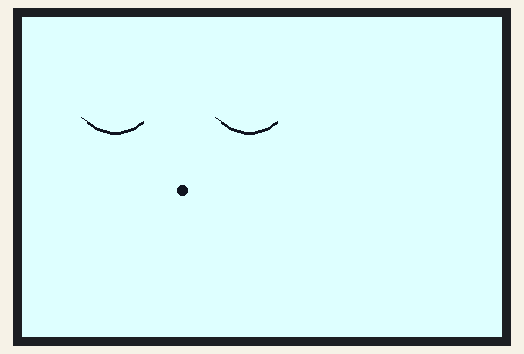
Simulated run of this sketch. Board: Arduino Uno, built with avr-gcc and run on an emulated ATmega328P. Parts: 480×320 colour display. What the sketch prints to the serial monitor is not drawn.

Above: at 1.88 s.
At 17.2 s:
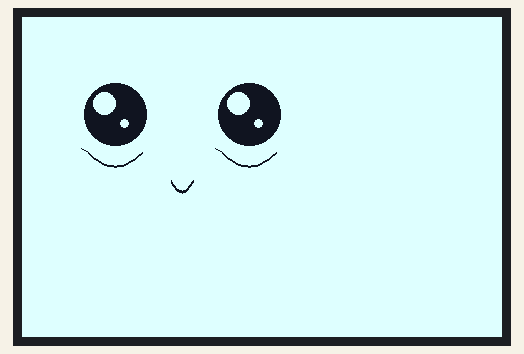
At 23.3 s:
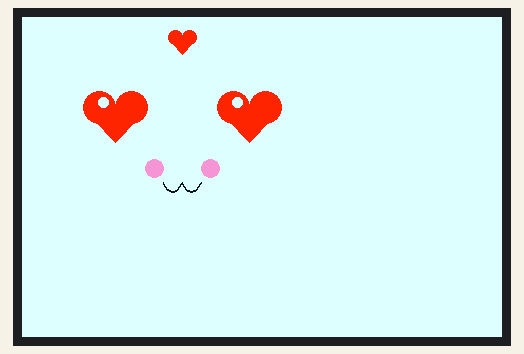
At 30.7 s:
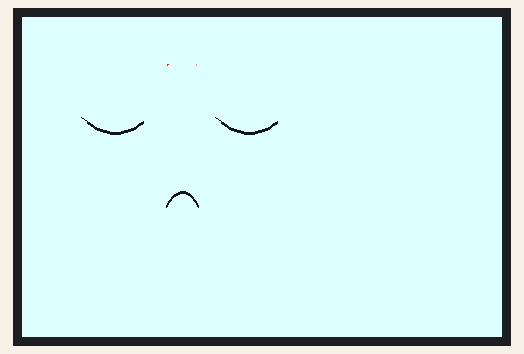
At 34.3 s:
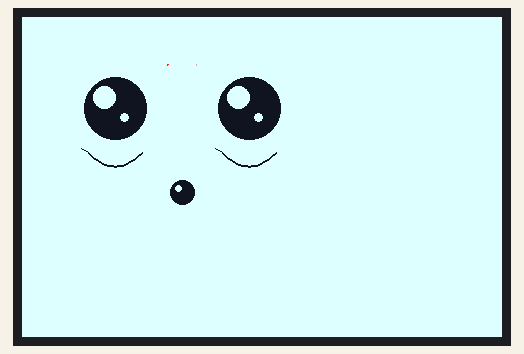
At 38.7 s:
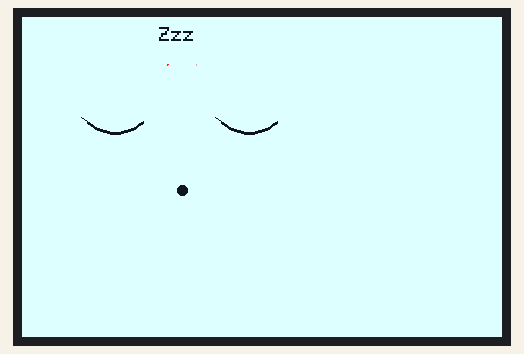

Measured:
- what the display in image 0 shows lasts 0.5 s, from 1.6 s to 2.1 s
- what the display in image 1 shows lasts 1.0 s, from 17.2 s to 18.2 s
- what the display in image 2 shows lasts 1.2 s, from 23.2 s to 24.4 s
- what the display in image 3 shows lasts 0.8 s, from 30.7 s to 31.5 s
- what the display in image 4 shows lasts 0.9 s, from 34.3 s to 35.2 s
- what the display in image 5 shows lasts 0.7 s, from 38.7 s to 39.4 s

The sketch:

Cute_Robot_Face.ino
```cpp
/*
  CUTE TFT ROBOT FACE - VERSION 2
  Arduino Uno + 2.4-inch MCUFRIEND TFT Shield

  20 automatic cute face animations
  Resolution: 320 x 240 (Landscape)

  Libraries:
  MCUFRIEND_kbv
  Adafruit GFX Library

  No SD card or extra components needed.
*/

#include <Adafruit_GFX.h>
#include <MCUFRIEND_kbv.h>

MCUFRIEND_kbv tft;

// Colours
const uint16_t BG     = 0xDFFF;
const uint16_t INK    = 0x10A4;
const uint16_t PINK   = 0xF4BA;
const uint16_t RED    = 0xF920;
const uint16_t BLUE   = 0x049F;
const uint16_t YELLOW = 0xFFE0;

// Face positions
const int16_t LX = 93;
const int16_t RX = 227;
const int16_t EY = 97;
const int16_t CX = 160;

enum EyeType {
  E_OPEN,
  E_HALF,
  E_CLOSED,
  E_HEART,
  E_STAR,
  E_ANGRY,
  E_SAD,
  E_HIDDEN
};

enum MouthType {
  M_SMILE,
  M_GRIN,
  M_O,
  M_FROWN,
  M_FLAT,
  M_TONGUE,
  M_SLEEP,
  M_CAT
};

enum ExtraType {
  X_NONE,
  X_HEART,
  X_HEARTS,
  X_TEAR,
  X_CRY,
  X_ANGER,
  X_ZZZ,
  X_SPARKLE
};

// Function prototypes
void curve(int16_t, int16_t, int16_t,
           int16_t, int16_t, int16_t, uint8_t);

void heart(int16_t, int16_t, int8_t, uint16_t);
void star(int16_t, int16_t, int16_t, uint16_t);
void eyelash(int16_t);
void eye(int16_t, EyeType, int8_t, int8_t, bool);
void mouth(MouthType);
void tear(int16_t, int16_t);

void face(EyeType, EyeType, MouthType,
          int8_t, int8_t, bool, ExtraType, uint8_t);

void show(EyeType, EyeType, MouthType,
          uint16_t, int8_t, int8_t,
          bool, ExtraType, uint8_t);

void playScene(uint8_t);

// Draw smooth curves
void curve(int16_t x0, int16_t y0,
           int16_t x1, int16_t y1,
           int16_t x2, int16_t y2,
           uint8_t thick = 2) {

  int16_t px = x0;
  int16_t py = y0;

  for (int8_t i = 1; i <= 16; i++) {

    int32_t a = 16 - i;
    int32_t b = i;

    int16_t x =
      (a*a*x0 + 2*a*b*x1 + b*b*x2) / 256;

    int16_t y =
      (a*a*y0 + 2*a*b*y1 + b*b*y2) / 256;

    for (uint8_t j = 0; j < thick; j++) {
      tft.drawLine(px, py+j, x, y+j, INK);
    }

    px = x;
    py = y;
  }
}

// Draw hearts
void heart(int16_t x, int16_t y,
           int8_t r, uint16_t color) {

  tft.fillCircle(x-r, y, r, color);
  tft.fillCircle(x+r, y, r, color);

  tft.fillTriangle(
    x-2*r, y,
    x+2*r, y,
    x, y+2*r+3,
    color
  );
}

// Draw stars
void star(int16_t x, int16_t y,
          int16_t r, uint16_t color) {

  int16_t vx[10], vy[10];

  vx[0]=0;     vy[0]=-r;
  vx[1]=r/4;   vy[1]=-r/4;
  vx[2]=r;     vy[2]=-r/4;
  vx[3]=r/3;   vy[3]=r/5;
  vx[4]=r/2;   vy[4]=r;
  vx[5]=0;     vy[5]=r/2;
  vx[6]=-r/2;  vy[6]=r;
  vx[7]=-r/3;  vy[7]=r/5;
  vx[8]=-r;    vy[8]=-r/4;
  vx[9]=-r/4;  vy[9]=-r/4;

  for (uint8_t i = 0; i < 10; i++) {

    uint8_t j = (i + 1) % 10;

    tft.fillTriangle(
      x, y,
      x+vx[i], y+vy[i],
      x+vx[j], y+vy[j],
      color
    );
  }
}

// Cute eyelashes
void eyelash(int16_t x) {

  curve(
    x-27, EY+38,
    x, EY+66,
    x+27, EY+38,
    2
  );

  tft.drawLine(
    x-27, EY+38,
    x-34, EY+34,
    INK
  );
}

// Draw different eye expressions
void eye(int16_t x, EyeType kind,
         int8_t dx, int8_t dy,
         bool isLeft) {

  int16_t ex = x + dx;
  int16_t ey = EY + dy;

  switch (kind) {

    case E_OPEN:
      tft.fillCircle(ex, ey, 31, INK);
      tft.fillCircle(ex-11, ey-11, 11, BG);
      tft.fillCircle(ex+9, ey+9, 4, BG);
      eyelash(x);
      break;

    case E_HALF:
      tft.fillRoundRect(
        x-30, EY+1, 60, 16, 8, INK
      );

      tft.fillCircle(x-10, EY+5, 5, BG);
      eyelash(x);
      break;

    case E_CLOSED:
      curve(
        x-28, EY+7,
        x, EY+30,
        x+28, EY+7,
        3
      );

      tft.drawLine(
        x-28, EY+7,
        x-34, EY+3,
        INK
      );
      break;

    case E_HEART:
      heart(x, EY-7, 16, RED);
      tft.fillCircle(x-12, EY-12, 5, BG);
      break;

    case E_STAR:
      star(x, EY, 32, YELLOW);
      tft.fillCircle(x-7, EY-8, 4, BG);
      break;

    case E_ANGRY:
      tft.fillCircle(x, EY+8, 25, INK);
      tft.fillCircle(x-8, EY+1, 8, BG);

      if (isLeft) {
        tft.drawLine(x-29, EY-29,
                     x+26, EY-14, INK);
        tft.drawLine(x-29, EY-30,
                     x+26, EY-15, INK);
        tft.drawLine(x-29, EY-31,
                     x+26, EY-16, INK);
      } else {
        tft.drawLine(x-26, EY-14,
                     x+29, EY-29, INK);
        tft.drawLine(x-26, EY-15,
                     x+29, EY-30, INK);
        tft.drawLine(x-26, EY-16,
                     x+29, EY-31, INK);
      }
      break;

    case E_SAD:
      tft.fillCircle(x, EY+9, 24, INK);
      tft.fillCircle(x-9, EY+1, 8, BG);

      if (isLeft) {
        tft.drawLine(x-28, EY-25,
                     x+24, EY-35, INK);
        tft.drawLine(x-28, EY-26,
                     x+24, EY-36, INK);
      } else {
        tft.drawLine(x-24, EY-35,
                     x+28, EY-25, INK);
        tft.drawLine(x-24, EY-36,
                     x+28, EY-26, INK);
      }
      break;

    case E_HIDDEN:
      // Eye disappears
      break;
  }
}

// Different mouth expressions
void mouth(MouthType kind) {

  switch (kind) {

    case M_SMILE:
      curve(CX-11, 163,
            CX, 185,
            CX+11, 163, 3);
      break;

    case M_GRIN:
      curve(CX-19, 160,
            CX, 199,
            CX+19, 160, 3);
      break;

    case M_O:
      tft.fillCircle(CX, 175, 12, INK);
      tft.fillCircle(CX-4, 171, 3, BG);
      break;

    case M_FROWN:
      curve(CX-16, 188,
            CX, 161,
            CX+16, 188, 3);
      break;

    case M_FLAT:
      tft.drawFastHLine(
        CX-15, 176, 30, INK
      );
      tft.drawFastHLine(
        CX-15, 177, 30, INK
      );
      break;

    case M_TONGUE:
      tft.fillRoundRect(
        CX-15, 161, 30, 30, 11, INK
      );
      tft.fillCircle(CX, 181, 9, PINK);
      break;

    case M_SLEEP:
      tft.fillCircle(CX, 173, 5, INK);
      break;

    case M_CAT:
      curve(CX-19, 165,
            CX-9, 184,
            CX, 165, 2);

      curve(CX, 165,
            CX+9, 184,
            CX+19, 165, 2);
      break;
  }
}

// Draw falling tears
void tear(int16_t x, int16_t y) {

  tft.fillTriangle(
    x, y-10,
    x-6, y+2,
    x+6, y+2,
    BLUE
  );

  tft.fillCircle(x, y+2, 6, BLUE);
  tft.fillCircle(x-2, y+1, 2, BG);
}

// Draw complete robot face
void face(EyeType left,
          EyeType right,
          MouthType m,
          int8_t dx = 0,
          int8_t dy = 0,
          bool blush = false,
          ExtraType extra = X_NONE,
          uint8_t phase = 0) {

  // Clear face regions
  tft.fillRect(111, 1, 98, 46, BG);
  tft.fillRect(126, 146, 68, 66, BG);
  tft.fillRect(41, 45, 104, 145, BG);
  tft.fillRect(175, 45, 104, 145, BG);

  eye(LX, left, dx, dy, true);
  eye(RX, right, dx, dy, false);

  // Blushing cheeks
  if (blush) {
    tft.fillCircle(132, 151, 9, PINK);
    tft.fillCircle(188, 151, 9, PINK);
  }

  mouth(m);

  // Extra animations
  switch (extra) {

    case X_HEART:
      heart(160, 20, 7, RED);
      break;

    case X_HEARTS:
      heart(145, 33-phase*3, 6, RED);
      heart(178, 39-phase*2, 5, PINK);
      break;

    case X_TEAR:
      tear(LX+28, EY+53+phase*3);
      break;

    case X_CRY:
      tear(LX+28, EY+53+phase*3);
      tear(RX-28, EY+53+phase*3);
      break;

    case X_ANGER:
      tft.drawLine(149, 16, 158, 26, RED);
      tft.drawLine(158, 26, 171, 16, RED);
      tft.drawLine(147, 29, 160, 25, RED);
      tft.drawLine(160, 25, 174, 29, RED);
      break;

    case X_ZZZ:
      tft.setTextSize(2);
      tft.setTextColor(INK);
      tft.setCursor(137+(phase%2)*2, 10);
      tft.print(F("Zzz"));
      break;

    case X_SPARKLE:
      star(143, 22, 10, YELLOW);
      star(180, 29, 7, YELLOW);
      break;

    case X_NONE:
      break;
  }
}

// Show expression for a duration
void show(EyeType l,
          EyeType r,
          MouthType m,
          uint16_t ms,
          int8_t dx = 0,
          int8_t dy = 0,
          bool blush = false,
          ExtraType ex = X_NONE,
          uint8_t phase = 0) {

  face(l, r, m, dx, dy, blush, ex, phase);
  delay(ms);
}

// 20 Animation Scenes
void playScene(uint8_t scene) {

  int8_t i;

  switch (scene) {

    // 01. Wake up
    case 0:
      show(E_CLOSED, E_CLOSED, M_SLEEP, 400);
      show(E_HALF, E_HALF, M_SMILE, 250);
      show(E_OPEN, E_OPEN, M_SMILE, 850);
      break;

    // 02. Double blinking
    case 1:
      for (uint8_t b = 0; b < 2; b++) {
        show(E_HALF, E_HALF, M_SMILE, 90);
        show(E_CLOSED, E_CLOSED, M_SMILE, 140);
        show(E_OPEN, E_OPEN, M_SMILE, 200);
      }
      break;

    // 03. Left wink
    case 2:
      show(E_OPEN, E_OPEN, M_CAT, 220);
      show(E_CLOSED, E_OPEN, M_CAT,
           630, 0, 0, true);
      show(E_OPEN, E_OPEN, M_SMILE, 350);
      break;

    // 04. Right wink
    case 3:
      show(E_OPEN, E_OPEN, M_CAT, 220);
      show(E_OPEN, E_CLOSED, M_CAT,
           630, 0, 0, true);
      show(E_OPEN, E_OPEN, M_SMILE, 350);
      break;

    // 05. Look left
    case 4:
      for (i = 0; i >= -12; i -= 3) {
        show(E_OPEN, E_OPEN, M_SMILE,
             110, i, 0);
      }

      delay(400);

      for (i = -9; i <= 0; i += 3) {
        show(E_OPEN, E_OPEN, M_SMILE,
             90, i, 0);
      }
      break;

    // 06. Look right
    case 5:
      for (i = 0; i <= 12; i += 3) {
        show(E_OPEN, E_OPEN, M_SMILE,
             110, i, 0);
      }

      delay(400);

      for (i = 9; i >= 0; i -= 3) {
        show(E_OPEN, E_OPEN, M_SMILE,
             90, i, 0);
      }
      break;

    // 07. Look up
    case 6:
      for (i = 0; i >= -10; i -= 2) {
        show(E_OPEN, E_OPEN, M_O,
             110, 0, i);
      }

      delay(450);
      show(E_OPEN, E_OPEN, M_SMILE, 350);
      break;

    // 08. Look down
    case 7:
      for (i = 0; i <= 10; i += 2) {
        show(E_OPEN, E_OPEN, M_SMILE,
             110, 0, i);
      }

      delay(450);
      show(E_OPEN, E_OPEN, M_SMILE, 350);
      break;

    // 09. Shy blush
    case 8:
      show(E_OPEN, E_OPEN, M_SMILE, 250);
      show(E_OPEN, E_OPEN, M_CAT,
           350, 0, 0, true);
      show(E_HALF, E_HALF, M_CAT,
           380, 0, 0, true);
      show(E_OPEN, E_OPEN, M_CAT,
           650, 0, 0, true);
      break;

    // 10. Happy laughing
    case 9:
      show(E_OPEN, E_OPEN, M_SMILE,
           260, 0, 0, true);

      show(E_OPEN, E_OPEN, M_GRIN,
           410, 0, 0, true);

      show(E_CLOSED, E_CLOSED, M_TONGUE,
           480, 0, 0, true);

      show(E_OPEN, E_OPEN, M_GRIN,
           650, 0, 0, true);
      break;

    // 11. Heart eyes
    case 10:
      show(E_OPEN, E_OPEN, M_O, 220);

      show(E_HEART, E_HEART, M_GRIN,
           350, 0, 0, true, X_HEART);

      show(E_HEART, E_HEART, M_CAT,
           800, 0, 0, true, X_HEART);
      break;

    // 12. Floating hearts
    case 11:
      for (uint8_t p = 0; p <= 6; p++) {
        show(E_OPEN, E_OPEN, M_CAT,
             210, 0, 0, true, X_HEARTS, p);
      }
      break;

    // 13. Sad face with tear
    case 12:
      show(E_OPEN, E_OPEN, M_FLAT, 200);

      for (uint8_t p = 0; p <= 4; p++) {
        show(E_SAD, E_SAD, M_FROWN,
             230, 0, 0, false, X_TEAR, p);
      }
      break;

    // 14. Crying animation
    case 13:
      for (uint8_t p = 0; p <= 5; p++) {
        show(E_SAD, E_SAD, M_FROWN,
             230, 0, 0, false, X_CRY, p);
      }

      show(E_CLOSED, E_CLOSED,
           M_FROWN, 440);
      break;

    // 15. Angry expression
    case 14:
      show(E_OPEN, E_OPEN, M_FLAT, 230);

      show(E_ANGRY, E_ANGRY, M_FROWN,
           740, 0, 0, false, X_ANGER);

      show(E_ANGRY, E_ANGRY, M_FLAT,
           450, 0, 0, false, X_ANGER);
      break;

    // 16. Surprised face
    case 15:
      show(E_OPEN, E_OPEN, M_O,
           450, 0, -6);

      show(E_OPEN, E_OPEN, M_O,
           320, 0, 4);

      show(E_OPEN, E_OPEN, M_O,
           550, 0, -6);
      break;

    // 17. Feeling sleepy
    case 16:
      show(E_OPEN, E_OPEN, M_SLEEP, 180);
      show(E_HALF, E_HALF, M_SLEEP, 350);
      show(E_CLOSED, E_CLOSED, M_SLEEP, 390);
      show(E_HALF, E_HALF, M_SLEEP, 350);
      break;

    // 18. Sleeping with Zzz
    case 17:
      for (uint8_t p = 0; p < 5; p++) {
        show(E_CLOSED, E_CLOSED, M_SLEEP,
             380, 0, 0, false, X_ZZZ, p);
      }
      break;

    // 19. Sparkling star eyes
    case 18:
      show(E_HALF, E_HALF, M_SMILE, 220);

      show(E_STAR, E_STAR, M_O,
           400, 0, 0, true, X_SPARKLE);

      show(E_STAR, E_STAR, M_GRIN,
           700, 0, 0, true, X_SPARKLE);
      break;

    // 20. Disappearing eyes
    case 19:
      show(E_OPEN, E_OPEN, M_SMILE, 350);

      show(E_OPEN, E_HIDDEN,
           M_SMILE, 480);

      show(E_HIDDEN, E_OPEN,
           M_CAT, 480);

      show(E_HIDDEN, E_HIDDEN,
           M_O, 340);

      show(E_HALF, E_HALF,
           M_SMILE, 200);

      show(E_OPEN, E_OPEN, M_GRIN,
           850, 0, 0, true);
      break;
  }
}

// Arduino setup
void setup() {

  Serial.begin(9600);

  uint16_t id = tft.readID();

  Serial.print(F("Detected TFT controller: 0x"));
  Serial.println(id, HEX);

  // Common ILI9341 fallback
  if (id == 0xD3D3 ||
      id == 0xFFFF ||
      id == 0x0000) {
    id = 0x9341;
  }

  tft.begin(id);

  // Landscape display
  tft.setRotation(1);

  // Light blue background
  tft.fillScreen(BG);

  // Initial cute face
  show(E_OPEN, E_OPEN, M_SMILE, 1200);
}

// Main animation loop
void loop() {

  for (uint8_t scene = 0; scene < 20; scene++) {

    playScene(scene);

    delay(250);
  }

  // Repeat all 20 animations
}
```
